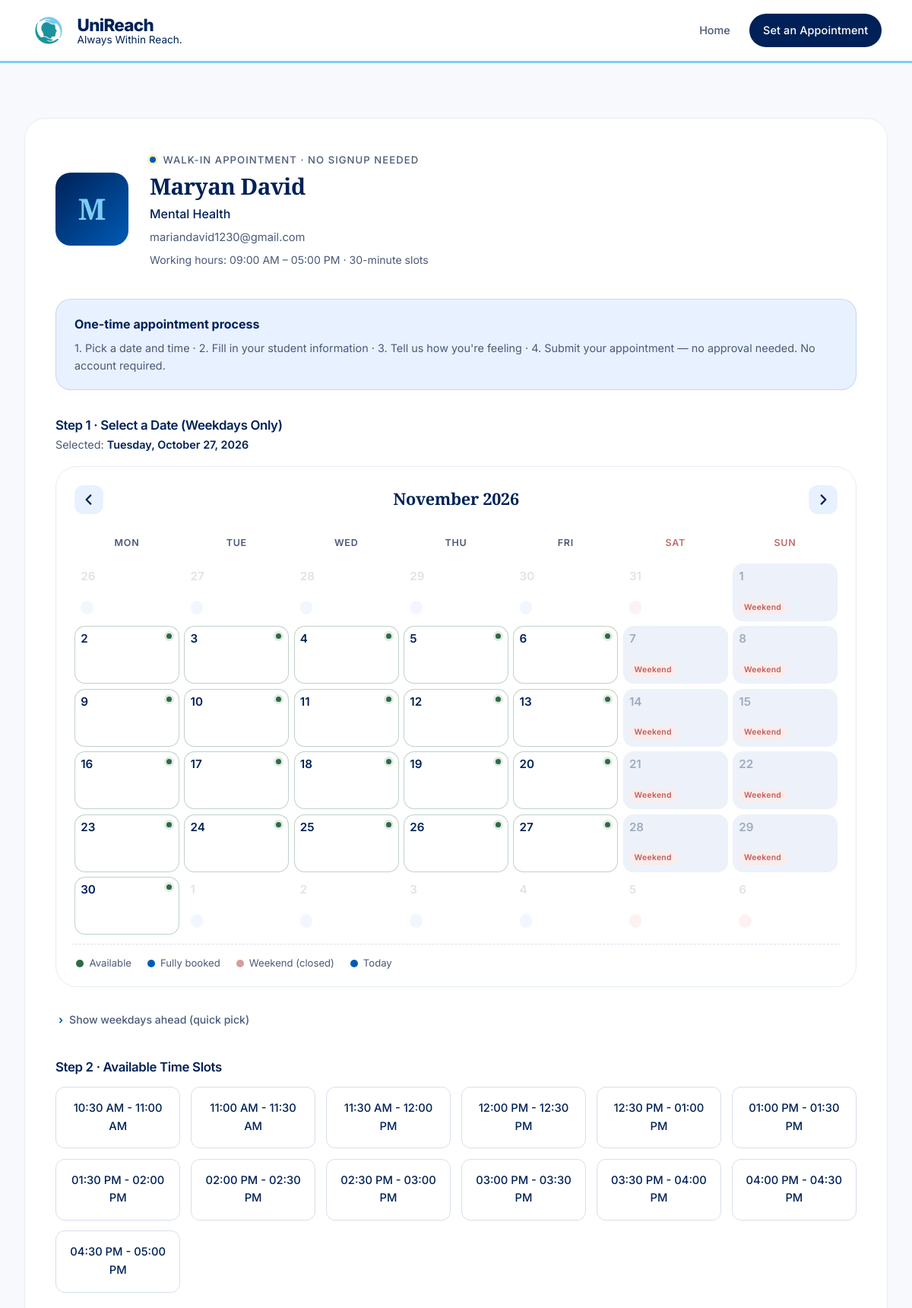
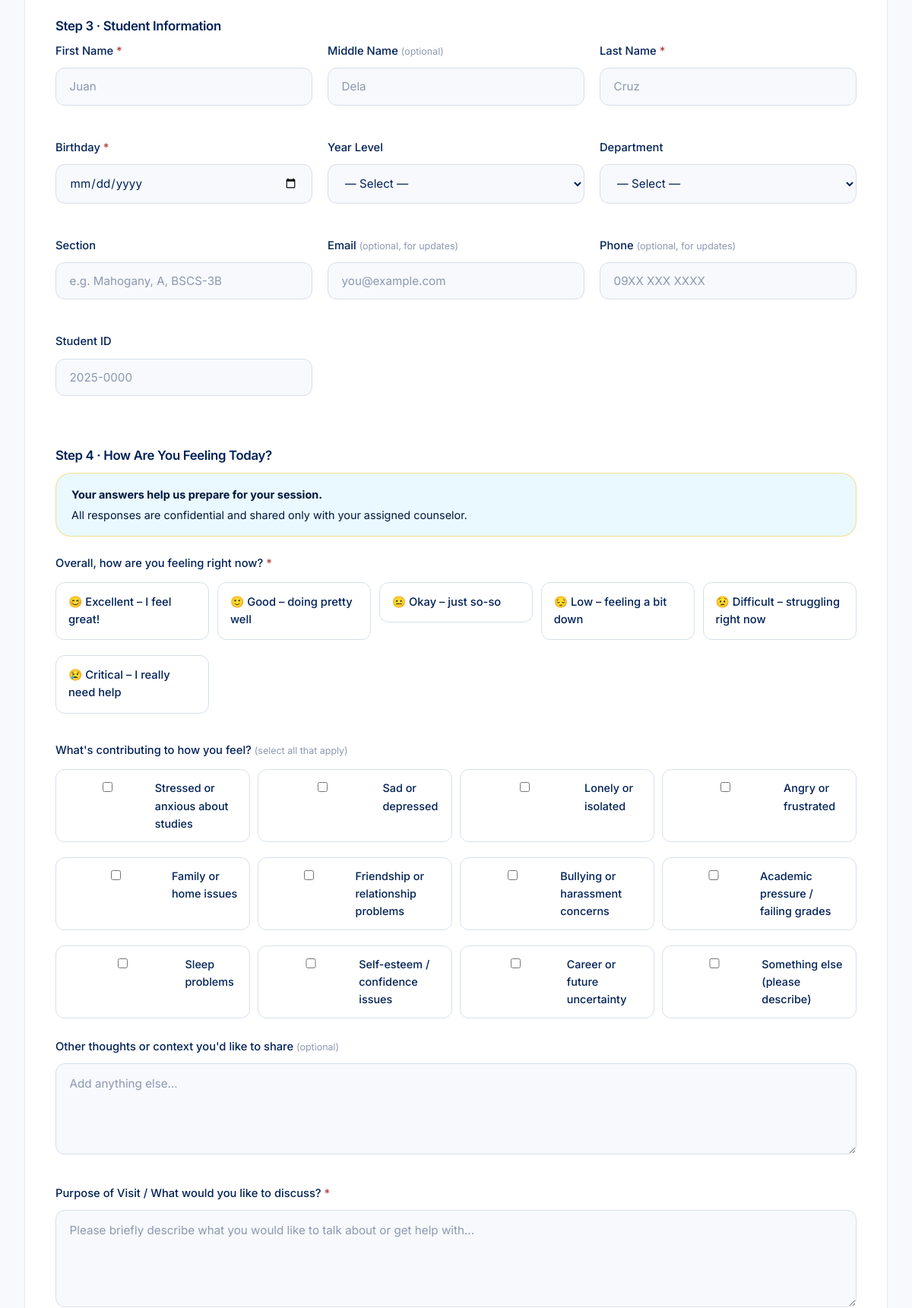
The app's page /counselor/9/walkin?date=2026-10-27&month=2026-11 (upper part) with its own data (2 pictures, top to bottom).
### app.py (models this page shows, shortened)
class User(UserMixin, db.Model):
    id = db.Column(db.Integer, primary_key=True)
    username = db.Column(db.String(80), unique=True, nullable=False)
    email = db.Column(db.String(120), unique=True, nullable=False)
    password_hash = db.Column(db.String(256), nullable=False)
    role = db.Column(db.String(20), nullable=False)
    is_admin = db.Column(db.Boolean, default=False, nullable=False)
    full_name = db.Column(db.String(120), nullable=False)
    specialty = db.Column(db.String(120))
    student_id = db.Column(db.String(50))
    phone = db.Column(db.String(20))
    reset_token = db.Column(db.String(256))
    reset_token_expiry = db.Column(db.DateTime)
    @property
    def is_counselor(self):
        return self.role == 'counselor'

### app.py (the view, shortened to what this page needs)
@app.route('/counselor/<int:counselor_id>/walkin', methods=['GET', 'POST'])
def book_appointment_public(counselor_id):
    counselor = User.query.get_or_404(counselor_id)
    if not counselor.is_counselor or counselor.is_admin:
        abort(404)
    today = datetime.now().date()
    selected_date = request.args.get('date')
    if selected_date:
        try:
            selected_date = datetime.strptime(selected_date, '%Y-%m-%d').date()
        except ValueError:
            selected_date = None
    if not selected_date:
        selected_date = today
    view_month = None
    raw_month = request.args.get('month')
    if raw_month:
        try:
            yr, mo = raw_month.split('-')
            view_month = date(int(yr), int(mo), 1)
        except Exception:
            view_month = None
    if not view_month:
        view_month = selected_date.replace(day=1)
    available_slots = generate_available_slots(counselor_id, selected_date)
    dates = generate_weekdays(today, 14)
    calendar = build_calendar_month(view_month, today, selected_date, counselor_id)
    return render_template('book_appointment_public.html',
                           counselor=counselor,
                           available_slots=available_slots,
                           selected_date=selected_date,
                           dates=dates,
                           calendar=calendar,
                           view_month=view_month,
                           weekday_names=WEEKDAY_NAMES,
                           default_start=DEFAULT_WORK_START.strftime('%I:%M %p'),
                           default_end=DEFAULT_WORK_END.strftime('%I:%M %p'),
                           mood_options=MOOD_OPTIONS,
                           feeling_options=FEELING_OPTIONS)

### templates/book_appointment_public.html (shortened to what this page needs)
{% extends "base.html" %}
{% block content %}
<div class="card">
    <div style="display: flex; align-items: center; gap: 1.75rem; margin-bottom: 2.5rem; flex-wrap: wrap;">
        <div class="counselor-avatar" style="width: 96px; height: 96px; font-size: 2.4rem; margin: 0; border-radius: var(--radius-md);">
            {{ counselor.full_name.split()[0][0] if counselor.full_name else '?' }}
        </div>
        <div style="flex: 1; min-width: 220px;">
            <div class="section-label" style="margin-bottom: 0.4rem;">Walk-in Appointment · No signup needed</div>
            <h2 style="border: none; padding: 0; margin: 0 0 0.4rem 0; font-size: 1.85rem;">{{ counselor.full_name }}</h2>
            {% if counselor.specialty %}
                <p style="color: var(--text-primary); font-weight: 500; margin-bottom: 0.4rem; font-size: 1rem;">{{ counselor.specialty }}</p>
            {% endif %}
            {% if counselor.email %}
                <p style="color: var(--text-secondary); font-size: 0.92rem; margin-bottom: 0.25rem;">{{ counselor.email }}</p>
            {% endif %}
            <p style="color: var(--text-secondary); font-size: 0.88rem; margin-top: 0.4rem;">
                Working hours: {{ default_start }} – {{ default_end }} · 30-minute slots
            </p>
        </div>
    </div>
    <div class="info-box" style="margin-bottom: 2.25rem;">
        <strong>One-time appointment process</strong>
        <p>1. Pick a date and time · 2. Fill in your student information · 3. Tell us how you're feeling · 4. Submit your appointment — no approval needed. No account required.</p>
    </div>
    <form method="POST" action="{{ url_for('book_appointment_public', counselor_id=counselor.id, date=selected_date.strftime('%Y-%m-%d')) }}" id="bookingForm">
        <h3 style="margin-bottom: 0.25rem; font-family: 'Inter', sans-serif; font-weight: 600; font-size: 1.05rem;">Step 1 · Select a Date (Weekdays Only)</h3>
        <p style="color: var(--text-secondary); font-size: 0.9rem; margin-bottom: 1rem;">
            Selected: <strong style="color: var(--text-primary); font-weight: 600;">{{ weekday_names[selected_date.weekday()] }}, {{ selected_date|fmt_long }}</strong>
        </p>
        <div class="calendar" role="grid" aria-label="Availability calendar, weekdays only">
            <div class="calendar-header">
                {% set prev_month_str = '%04d-%02d'|format(calendar.prev_month.year, calendar.prev_month.month) %}
                {% set next_month_str = '%04d-%02d'|format(calendar.next_month.year, calendar.next_month.month) %}
                <a href="{{ url_for('book_appointment_public', counselor_id=counselor.id, date=selected_date.strftime('%Y-%m-%d'), month=prev_month_str) }}"
                   class="calendar-nav{% if calendar.prev_disabled %} disabled{% endif %}"
                   aria-label="Previous month"
                   {% if calendar.prev_disabled %}aria-disabled="true" tabindex="-1"{% endif %}>
                    <svg aria-hidden="true" xmlns="http://www.w3.org/2000/svg" viewBox="0 0 16 16" width="18" height="18" fill="none" stroke="currentColor" stroke-width="2" stroke-linecap="round" stroke-linejoin="round"><polyline points="10 3 5 8 10 13"></polyline></svg>
                </a>
                <div class="calendar-title">{{ calendar.month_title }}</div>
                <a href="{{ url_for('book_appointment_public', counselor_id=counselor.id, date=selected_date.strftime('%Y-%m-%d'), month=next_month_str) }}"
                   class="calendar-nav{% if calendar.next_disabled %} disabled{% endif %}"
                   aria-label="Next month"
                   {% if calendar.next_disabled %}aria-disabled="true" tabindex="-1"{% endif %}>
                    <svg aria-hidden="true" xmlns="http://www.w3.org/2000/svg" viewBox="0 0 16 16" width="18" height="18" fill="none" stroke="currentColor" stroke-width="2" stroke-linecap="round" stroke-linejoin="round"><polyline points="6 3 11 8 6 13"></polyline></svg>
                </a>
            </div>
            <div class="calendar-weekday-row" role="row">
                {% for h in calendar.weekday_headers %}
                    <div class="calendar-weekday{% if loop.index0 >= 5 %} weekend{% endif %}" role="columnheader">{{ h }}</div>
                {% endfor %}
            </div>
            {% for week in calendar.rows %}
                <div class="calendar-week" role="row">
                    {% for cell in week %}
                        {% if cell.in_current_month and not cell.disabled %}
                            <a href="{{ url_for('book_appointment_public', counselor_id=counselor.id, date=cell.date.strftime('%Y-%m-%d'), month='%04d-%02d'|format(view_month.year, view_month.month)) }}"
                               role="gridcell"
                               class="calendar-day{% if cell.is_selected %} active{% elif not cell.has_slots %} no-slots{% else %} has-slots{% endif %}{% if cell.is_today %} today{% endif %}{% if cell.is_weekend %} weekend{% endif %}"
                               aria-label="{{ weekday_names[cell.weekday_idx] }}, {{ calendar.month_title.split()[0] }} {{ cell.day }}"
                               title="{{ weekday_names[cell.weekday_idx] }}, {{ calendar.month_title.split()[0] }} {{ cell.day }}{% if not cell.has_slots %} · No available slots{% endif %}">
                                <span class="calendar-day-num">{{ cell.day }}</span>
                            </a>
                        {% else %}
                            <div role="gridcell"
                                 class="calendar-day disabled{% if cell.is_weekend %} weekend{% endif %}{% if cell.in_current_month %} in-month{% endif %}{% if cell.is_today %} today{% endif %}"
                                 aria-disabled="true">
                                <span class="calendar-day-num">{{ cell.day }}</span>
                                {% if cell.is_weekend and cell.in_current_month %}<span class="calendar-day-tag">Weekend</span>{% elif not cell.in_current_month %}<span class="calendar-day-tag">&nbsp;</span>{% else %}<span class="calendar-day-tag">Unavailable</span>{% endif %}
                            </div>
                        {% endif %}
                    {% endfor %}
                </div>
            {% endfor %}
            <div class="calendar-legend">
                <span class="legend-item"><span class="legend-dot has-slots"></span>Available</span>
                <span class="legend-item"><span class="legend-dot no-slots"></span>Fully booked</span>
                <span class="legend-item"><span class="legend-dot weekend"></span>Weekend (closed)</span>
                <span class="legend-item"><span class="legend-dot today"></span>Today</span>
            </div>
        </div>
        <details class="quick-weekday-picker">
            <summary>Show weekdays ahead (quick pick)</summary>
        </details>
        <h3 style="margin: 2rem 0 0.25rem 0; font-family: 'Inter', sans-serif; font-weight: 600; font-size: 1.05rem;">Step 2 · Available Time Slots</h3>
        {% if available_slots %}
            <div class="slots-grid">
                {% for slot in available_slots %}
                    <div class="slot-option">
                        <label for="slot_{{ loop.index }}">{{ slot.label }}</label>
                    </div>
                {% endfor %}
            </div>
        {% endif %}
        <h3 style="margin: 2.75rem 0 0.75rem 0; font-family: 'Inter', sans-serif; font-weight: 600; font-size: 1.05rem;">Step 3 · Student Information</h3>
        <div class="form-row">
            <div class="form-group">
                <label for="first_name">First Name <span style="color: var(--danger);">*</span></label>
                <input type="text" id="first_name" name="first_name" required placeholder="Juan" maxlength="80">
            </div>
            <div class="form-group">
                <label for="middle_name">Middle Name <span style="color: var(--text-tertiary); font-size: 0.78rem; font-weight: 400;">(optional)</span></label>
                <input type="text" id="middle_name" name="middle_name" placeholder="Dela" maxlength="80">
            </div>
            <div class="form-group">
                <label for="last_name">Last Name <span style="color: var(--danger);">*</span></label>
                <input type="text" id="last_name" name="last_name" required placeholder="Cruz" maxlength="80">
            </div>
            <div class="form-group">
                <label for="birthday">Birthday <span style="color: var(--danger);">*</span></label>
                <input type="date" id="birthday" name="birthday" required max="{{ selected_date.strftime('%Y-%m-%d') }}">
            </div>
            <div class="form-group">
                <label for="year_level">Year Level</label>
                <select id="year_level" name="year_level">
                    <option value="">— Select —</option>
                </select>
            </div>
            <div class="form-group">
                <label for="department">Department</label>
                <select id="department" name="department">
                    <option value="">— Select —</option>
                </select>
            </div>
            <div class="form-group">
                <label for="section">Section</label>
                <input type="text" id="section" name="section" placeholder="e.g. Mahogany, A, BSCS-3B" maxlength="50">
            </div>
            <div class="form-group">
                <label for="contact_email">Email <span style="color: var(--text-tertiary); font-size: 0.78rem; font-weight: 400;">(optional, for updates)</span></label>
                <input type="email" id="contact_email" name="contact_email" placeholder="you@example.com" maxlength="120">
            </div>
            <div class="form-group">
                <label for="contact_phone">Phone <span style="color: var(--text-tertiary); font-size: 0.78rem; font-weight: 400;">(optional, for updates)</span></label>
                <input type="tel" id="contact_phone" name="contact_phone" placeholder="09XX XXX XXXX" maxlength="20">
            </div>
            <div class="form-group">
                <label for="student_id">Student ID</label>
                <input type="text" id="student_id" name="student_id" placeholder="2025-0000" maxlength="20">
            </div>
        </div>
        <h3 style="margin: 2.75rem 0 0.75rem 0; font-family: 'Inter', sans-serif; font-weight: 600; font-size: 1.05rem;">Step 4 · How Are You Feeling Today?</h3>
        <div class="warning-box" style="background: var(--yellow-soft); border-color: rgba(245, 196, 0, 0.45); color: var(--accent-hover);">
            <strong>Your answers help us prepare for your session.</strong>
            All responses are confidential and shared only with your assigned counselor.
        </div>
        <div class="form-group" style="margin-top: 1.25rem;">
            <label>Overall, how are you feeling right now? <span style="color: var(--danger);">*</span></label>
            <div style="display: grid; grid-template-columns: repeat(auto-fit, minmax(200px, 1fr)); gap: 0.65rem; margin-top: 0.75rem;">
                {% for value, label in mood_options %}
                    <div class="slot-option">
                        <label for="mood_{{ loop.index }}" style="text-align: left; padding: 0.85rem 1rem;">{{ label }}</label>
                    </div>
                {% endfor %}
            </div>
        </div>
        <div class="form-group" style="margin-top: 1.75rem;">
            <label>What's contributing to how you feel? <span style="color: var(--text-tertiary); font-size: 0.78rem; font-weight: 400;">(select all that apply)</span></label>
            <div style="display: grid; grid-template-columns: repeat(auto-fit, minmax(240px, 1fr)); gap: 0.6rem; margin-top: 0.75rem;">
                {% for value, label in feeling_options %}
                    <label style="display: flex; align-items: flex-start; gap: 0.65rem; padding: 0.8rem 1rem; border: 1px solid var(--border); border-radius: var(--radius-sm); background: var(--bg-card); cursor: pointer; transition: all 0.2s ease; font-weight: 500; font-size: 0.9rem;"
                           onmouseover="this.style.borderColor='var(--blue)'; this.style.background='var(--yellow-soft)';"
                           onmouseout="if(!this.querySelector('input').checked){this.style.borderColor='var(--border)'; this.style.background='var(--bg-card)';}">
                        <input type="checkbox" name="mood_description" value="{{ value }}"
                               style="margin-top: 0.22rem; accent-color: var(--accent);"
                               onchange="if(this.checked){this.parentElement.style.borderColor='var(--accent)'; this.parentElement.style.background='var(--blue-soft)';}else{this.parentElement.style.borderColor='var(--border)'; this.parentElement.style.background='var(--bg-card)';}">
                        <span>{{ label }}</span>
                    </label>
                {% endfor %}
            </div>
            <div class="form-group" style="margin-top: 1rem; margin-bottom: 0;">
                <label for="mood_note">Other thoughts or context you'd like to share <span style="color: var(--text-tertiary); font-size: 0.78rem; font-weight: 400;">(optional)</span></label>
                <textarea id="mood_note" name="mood_note" rows="2" maxlength="200" placeholder="Add anything else..."></textarea>
            </div>
        </div>
        <div class="form-group" style="margin-top: 2rem;">
            <label for="purpose">Purpose of Visit / What would you like to discuss? <span style="color: var(--danger);">*</span></label>
            <textarea id="purpose" name="purpose" required rows="4" placeholder="Please briefly describe what you would like to talk about or get help with..."></textarea>
        </div>
    </form>
</div>
{% endblock %}

### records on screen
User: full_name "M", full_name "Maryan David", specialty "Mental Health", email "mariandavid1230@gmail.com"

### other values on screen
{{ default_start }} "09:00 AM"
{{ default_end }} "05:00 PM"
{{ weekday_names[selected_date.weekday()] }} "Tuesday"
{{ selected_date|fmt_long }} "October 27, 2026"
{{ calendar.month_title }} "November 2026"
{{ h }} "MON" "TUE" "WED" "THU" "FRI" "SAT" "SUN"
{{ cell.day }} "26" "27" "28" "29" "30" "31" "1" "7" "8" "14" "15" "21" "22" "28" "29" "1" "2" "3" "4" "5" "6"
{{ cell.day }} "2" "3" "4" "5" "6" "9" "10" "11" "12" "13" "16" "17" "18" "19" "20" "23" "24" "25" "26" "27" "30"
{{ slot.label }} "10:30 AM - 11:00 AM" "11:00 AM - 11:30 AM" "11:30 AM - 12:00 PM" "12:00 PM - 12:30 PM" "12:30 PM - 01:00 PM" "01:00 PM - 01:30 PM" "01:30 PM - 02:00 PM" "02:00 PM - 02:30 PM" "02:30 PM - 03:00 PM" "03:00 PM - 03:30 PM" "03:30 PM - 04:00 PM" "04:00 PM - 04:30 PM" "04:30 PM - 05:00 PM"
{{ label }} "😊 Excellent – I feel great!" "🙂 Good – doing pretty well" "😐 Okay – just so-so" "😔 Low – feeling a bit down" "😟 Difficult – struggling right now" "😢 Critical – I really need help"
{{ label }} "Stressed or anxious about studies" "Sad or depressed" "Lonely or isolated" "Angry or frustrated" "Family or home issues" "Friendship or relationship problems" "Bullying or harassment concerns" "Academic pressure / failing grades" "Sleep problems" "Self-esteem / confidence issues" "Career or future uncertainty" "Something else (please describe)"
